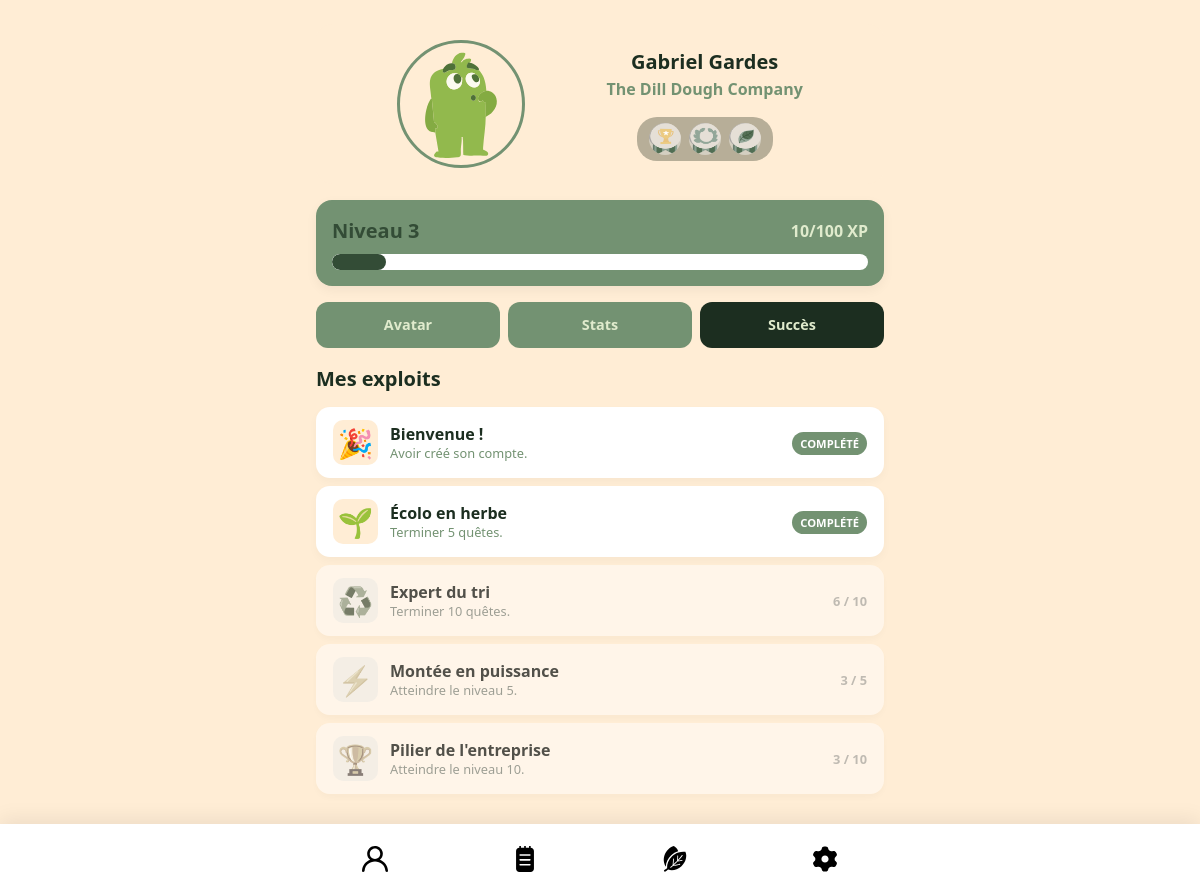
Screenshot of /profilesuccess.php (signed in) with the database file from the repository.
### tables this page shows
CREATE TABLE `users` (
  `id` int(11) NOT NULL,
  `lastname` varchar(25) NOT NULL,
  `firstname` varchar(25) NOT NULL,
  `email` varchar(50) NOT NULL,
  `password` varchar(100) NOT NULL,
  `verified` tinyint(1) NOT NULL,
  `xp` int(100) NOT NULL,
  `level` int(100) NOT NULL,
  `invitation_status` int(3) NOT NULL,
  `company_id` int(11) NOT NULL,
  `current_avatar_id` int(11) DEFAULT NULL,
  `fav_badge_1` int(11) DEFAULT NULL,
  `fav_badge_2` int(11) DEFAULT NULL,
  `fav_badge_3` int(11) DEFAULT NULL
);

CREATE TABLE `company` (
  `id` int(11) NOT NULL,
  `companyname` varchar(100) NOT NULL,
  `xp` int(11) NOT NULL,
  `level` int(11) NOT NULL
);

### profilesuccess.php (the view, shortened to what this page needs)
<?php
include('config.php');
$user_id = $_SESSION['user_id'];
$reqUser = $bdd->prepare("
    SELECT u.firstname, u.lastname, u.level, u.xp, c.companyname
    FROM users u
    LEFT JOIN company c ON u.company_id = c.id
    WHERE u.id = ?
");
$reqUser->execute([$user_id]);
$user = $reqUser->fetch(PDO::FETCH_ASSOC);
$stmt = $bdd->prepare("SELECT COUNT(*) FROM user_quests WHERE user_id = ?");
$stmt->execute([$user_id]);
$totalQuests = $stmt->fetchColumn();
$pourcentage = ($user['xp'] % 100);
$achievements = [
    ['id' => 1, 'name' => 'Bienvenue !', 'desc' => 'Avoir créé son compte.', 'req' => 0, 'type' => 'count', 'icon' => '🎉'],
    ['id' => 2, 'name' => 'Écolo en herbe', 'desc' => 'Terminer 5 quêtes.', 'req' => 5, 'type' => 'count', 'icon' => '🌱'],
    ['id' => 3, 'name' => 'Expert du tri', 'desc' => 'Terminer 10 quêtes.', 'req' => 10, 'type' => 'count', 'icon' => '♻️'],
    ['id' => 4, 'name' => 'Montée en puissance', 'desc' => 'Atteindre le niveau 5.', 'req' => 5, 'type' => 'level', 'icon' => '⚡'],
    ['id' => 5, 'name' => 'Pilier de l\'entreprise', 'desc' => 'Atteindre le niveau 10.', 'req' => 10, 'type' => 'level', 'icon' => '🏆'],
];
?>
<!DOCTYPE html>
<html lang="fr">
<head>
    <link rel="stylesheet" href="work4green.css">
</head>
<body>
<main class="app-container flex-col gap-md">
    <section class="card d-flex items-center justify-evenly gap-md" style="background: var(--main); box-shadow: none;">
        <div class="avatar big">
            <img src="./Images/perso-03.svg" alt="Avatar">
        </div>
        <div class="flex-col items-center">
            <div class="text-title"><?= htmlspecialchars($user['firstname'] . ' ' . $user['lastname']) ?></div>
            <div class="text-subtitle text-third"><?= htmlspecialchars($user['companyname'] ?? 'Aucune entreprise') ?></div>
            <div class="badges mt-md">
                <img src="./Images/Badge-1.png" alt="Badge">
                <img src="./Images/Badge-2.png" alt="Badge">
                <img src="./Images/Badge-3.png" alt="Badge">
            </div>
        </div>
    </section>
    <section class="card flex-col gap-sm">
        <div class="d-flex justify-between items-center">
            <div class="text-title-lvl">Niveau <?= htmlspecialchars($user['level']) ?></div>
            <div class="text-subtitle"><?= htmlspecialchars($pourcentage) ?>/100 XP</div>
        </div>
        <div class="progress-wrapper">
            <div class="progress-fill" style="width: <?= htmlspecialchars($pourcentage) ?>%;"></div>
        </div>
    </section>
    <section class="tabs">
        <a href="profile.php" class="tab">Avatar</a>
        <a href="profilestat.php" class="tab">Stats</a>
        <a href="profilesuccess.php" class="tab active">Succès</a>
    </section>
    <section class="flex-col gap-sm">
        <h2 class="text-title" style="margin-bottom: 5px;">Mes exploits</h2>
        <?php foreach ($achievements as $ach):
            $isUnlocked = ($ach['type'] == 'count') ? ($totalQuests >= $ach['req']) : ($user['level'] >= $ach['req']);
            $currentProgress = ($ach['type'] == 'count') ? $totalQuests : $user['level'];
        ?>
            <div class="achievement-card <?= $isUnlocked ? '' : 'locked' ?>">
                <div class="achievement-icon"><?= $ach['icon'] ?></div>
                <div class="achievement-info">
                    <div class="achievement-name"><?= $ach['name'] ?></div>
                    <div class="achievement-desc"><?= $ach['desc'] ?></div>
                </div>
                <div class="achievement-status">
                    <?php if ($isUnlocked): ?>
                        <span class="status-badge unlocked">Complété</span>
                    <?php else: ?>
                        <span class="status-progress"><?= $currentProgress ?> / <?= $ach['req'] ?></span>
                    <?php endif; ?>
                </div>
            </div>
        <?php endforeach; ?>
    </section>
</main>
<nav class="navbar">
    <div class="navbar-inner">
        <a class="nav-icon" href="profile.php"><img src="./Images/profile-1341-svgrepo-com.svg" alt="Profil"></a>
        <a class="nav-icon" href="quests.php"><img src="./Images/notebook-svgrepo-com.svg" alt="Quetes"></a>
        <a class="nav-icon" href="company.php"><img src="./Images/leaf-eco-svgrepo-com.svg" alt="W4G"></a>
        <a class="nav-icon" href="options.php"><img src="./Images/gear-svgrepo-com.svg" alt="Options"></a>
    </div>
</nav>
</body>
</html>

### work4green.css (style rules this page uses)
:root { --main: #FFEDD5; --secondary: #334C36; --third: #739272; --dark: #1C2E20; --light: #E0EBCD; --neutral: #FFFFFF; --black: #000000; --input: #B7AE98; --fourth: #fdb500; --space-sm: 8px; --space-md: 16px; --space-lg: 24px; --radius-box: 16px; --radius-btn: 12px; }
* { box-sizing: border-box; margin: 0; padding: 0; }
body { background-color: var(--main); color: var(--dark); font-family: system-ui, -apple-system, sans-serif; line-height: 1.5; -webkit-font-smoothing: antialiased; }
img { max-width: 100%; height: auto; display: block; }
a { text-decoration: none; color: inherit; }
.app-container { width: 100%; max-width: 600px; margin: 0 auto; padding: var(--space-md); padding-top: 3vh; padding-bottom: 100px; min-height: 100vh; }
.d-flex { display: flex; }
.flex-col { display: flex; flex-direction: column; }
.items-center { align-items: center; }
.justify-between { justify-content: space-between; }
.justify-evenly { justify-content: space-evenly; }
.gap-sm { gap: var(--space-sm); }
.gap-md { gap: var(--space-md); }
.mt-md { margin-top: var(--space-md); }
.card { background: var(--third); border-radius: var(--radius-box); padding: var(--space-md); box-shadow: 0 4px 12px rgba(0,0,0,0.05); }
.text-title { font-size: 1.25rem; font-weight: bold; color: var(--dark); }
.text-title-lvl { font-size: 1.25rem; font-weight: bold; color: var(--secondary); }
.text-subtitle { font-size: 1rem; font-weight: 600; color: var(--light); }
.text-third { color: var(--third); }
.progress-wrapper { background: var(--neutral); border-radius: 999px; height: 16px; width: 100%; overflow: hidden; }
.progress-fill { height: 100%; background: var(--secondary); border-radius: 999px; transition: width 0.3s ease; }
.navbar { position: fixed; bottom: 0; left: 0; width: 100%; background: var(--neutral); box-shadow: 0 -4px 20px rgba(0,0,0,0.08); z-index: 1000; }
.navbar-inner { max-width: 600px; margin: 0 auto; display: flex; justify-content: space-around; align-items: center; height: 70px; }
.nav-icon { display: flex; justify-content: center; align-items: center; padding: 10px; transition: transform 0.2s; }
.nav-icon img { width: 26px; height: 26px; }
.avatar { border-radius: 50%; background: var(--main); overflow: hidden; display: flex; justify-content: center; align-items: center; border: 3px solid var(--third); }
.avatar.big { width: 8rem; height: 8rem; flex-shrink: 0; }
.avatar img { width: 100%; height: 100%; object-fit: cover; }
.badges { display: flex; justify-content: space-evenly; gap: 8px; background-color: var(--input); padding: 6px 12px; border-radius: 20px; }
.badges img { width: 2rem; height: 2rem; background: rgba(255, 255, 255, 0.4); border-radius: 50%; min-width: 20px; min-height: 20px; }
.tabs { display: flex; gap: var(--space-sm); width: 100%; }
.tab { flex: 1; padding: 12px; border-radius: var(--radius-btn); background: var(--third); color: var(--light); font-weight: bold; font-size: 0.9rem; text-align: center; transition: background 0.2s ease; }
.tab.active { background: var(--dark); }
.achievement-card { display: flex; align-items: center; background: var(--neutral); border-radius: 14px; padding: 12px 16px; gap: 12px; box-shadow: 0 4px 10px rgba(0,0,0,0.03); border: 1px solid transparent; transition: transform 0.2s; }
.achievement-card.locked { background: rgba(255, 255, 255, 0.6); filter: grayscale(0.8); opacity: 0.8; }
.achievement-icon { font-size: 1.8rem; width: 45px; height: 45px; display: flex; align-items: center; justify-content: center; background: var(--main); border-radius: 10px; }
.achievement-info { flex: 1; }
.achievement-name { font-weight: bold; color: var(--dark); font-size: 1rem; }
.achievement-desc { font-size: 0.8rem; color: var(--third); line-height: 1.2; }
.achievement-status { text-align: right; }
.status-badge { font-size: 0.7rem; padding: 4px 8px; border-radius: 20px; font-weight: bold; text-transform: uppercase; }
.status-badge.unlocked { background: var(--third); color: var(--neutral); }
.status-progress { font-size: 0.8rem; font-weight: bold; color: var(--input); }

### rows the page displays
users: firstname+lastname "Gabriel Gardes", company.companyname "The Dill Dough Company", level "3", xp "10"

### other values shown
$ach['icon'] "🎉"
$ach['name'] "Bienvenue !"
$ach['desc'] "Avoir créé son compte."
$ach['icon'] "🌱"
$ach['name'] "Écolo en herbe"
$ach['desc'] "Terminer 5 quêtes."
$ach['icon'] "♻️"
$ach['name'] "Expert du tri"
$ach['desc'] "Terminer 10 quêtes."
$currentProgress "6"
$ach['req'] "10"
$ach['icon'] "⚡"
$ach['name'] "Montée en puissance"
$ach['desc'] "Atteindre le niveau 5."
$ach['req'] "5"
